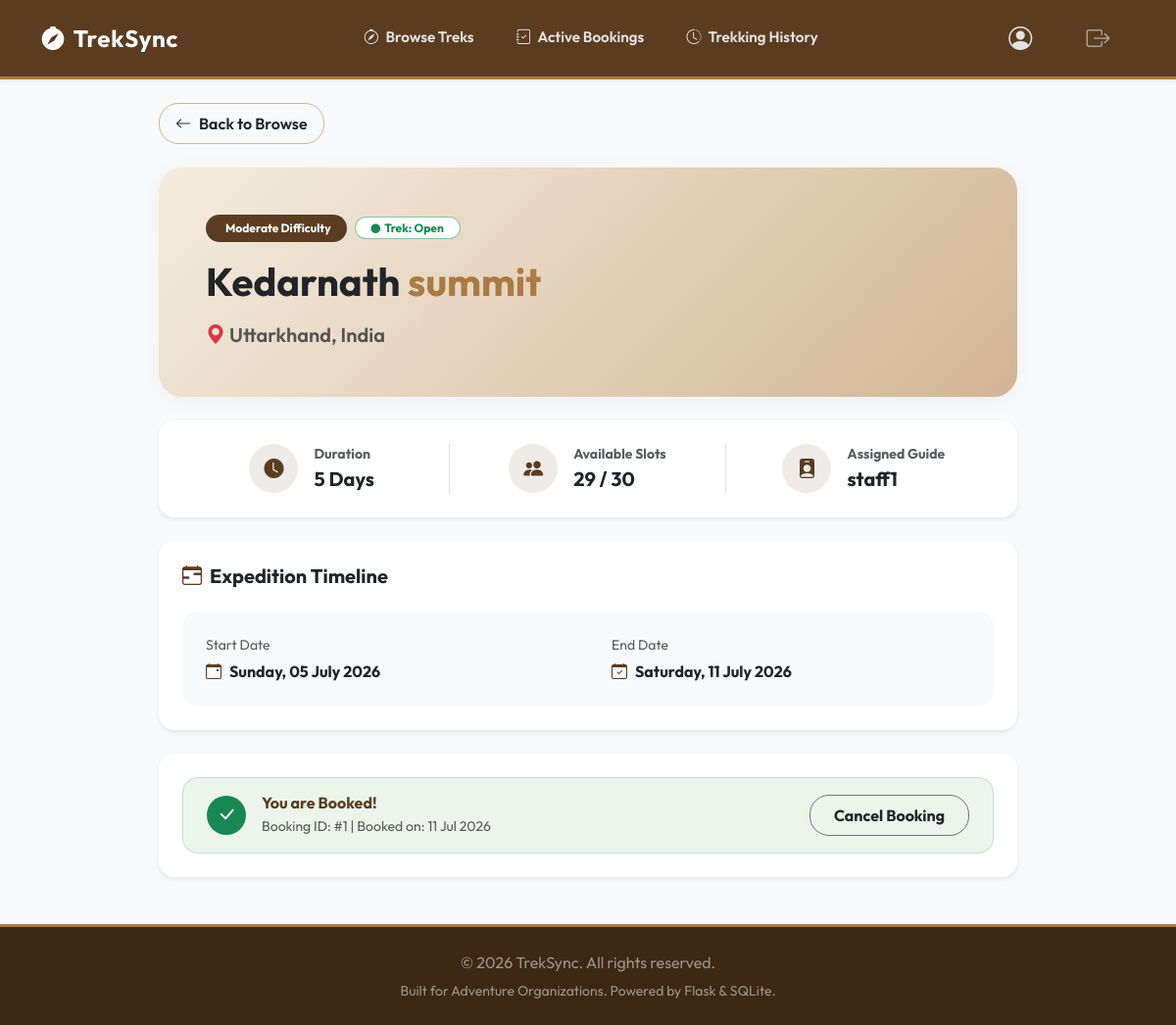
Page /trekker/trek/1 (signed in) on the earlier database version.
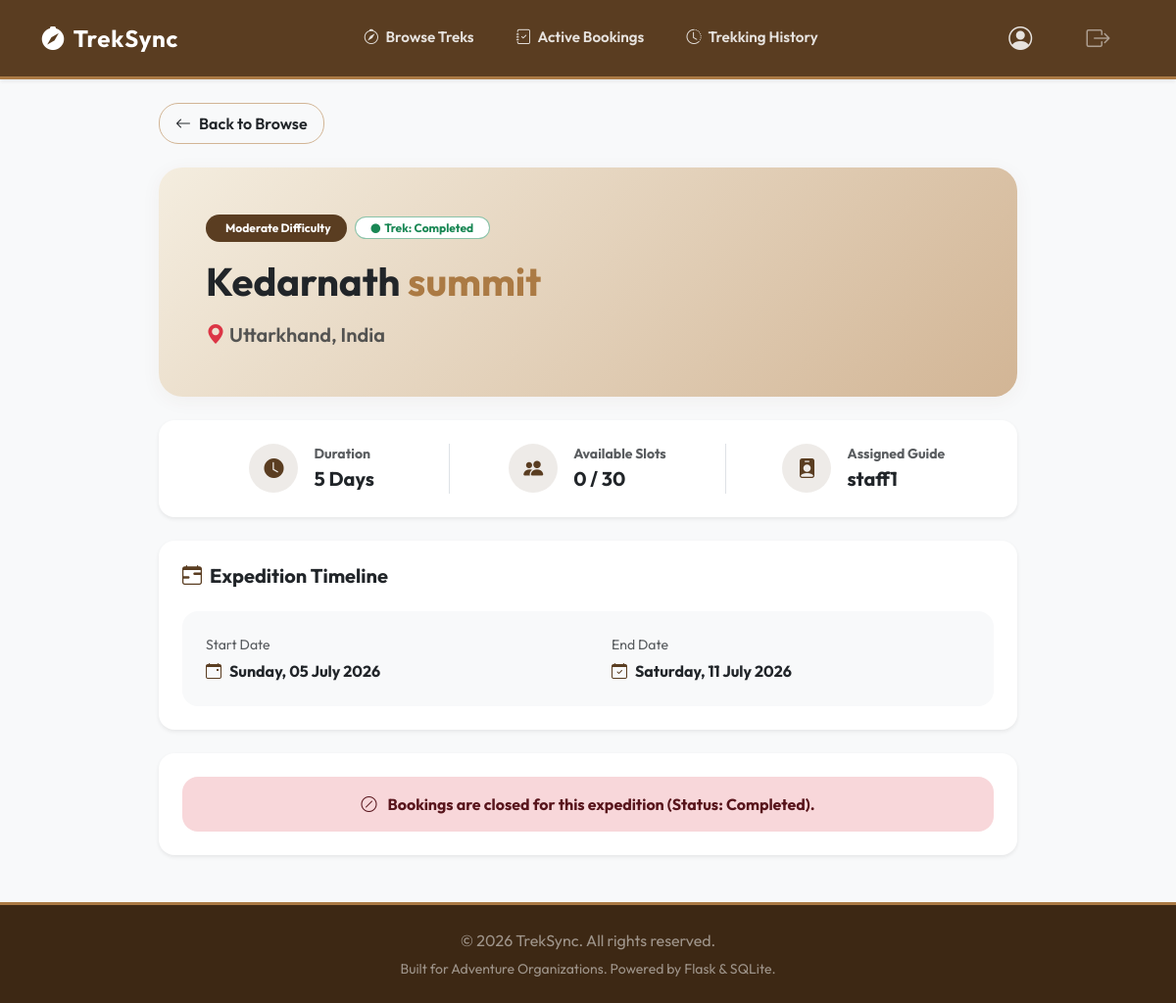
Same page on the later database version.
### models.py (models this page shows, shortened)
class Trek(db.Model):
    __tablename__ = 'trek'
    id = db.Column(db.Integer, primary_key=True)
    name = db.Column(db.String(100), nullable=False)
    location = db.Column(db.String(100), nullable=False)
    difficulty = db.Column(db.String(20), nullable=False)  # 'Easy', 'Moderate', 'Hard'
    duration = db.Column(db.Integer, nullable=False)  # in days
    max_slots = db.Column(db.Integer, nullable=False)
    available_slots = db.Column(db.Integer, nullable=False)
    staff_id = db.Column(db.Integer, db.ForeignKey('user.id'), nullable=True)  # Assigned staff
    status = db.Column(db.String(20), default='Pending')  # 'Pending', 'Approved', 'Open', 'Closed', 'Completed'
    start_date = db.Column(db.Date, nullable=False)
    end_date = db.Column(db.Date, nullable=False)
    staff = db.relationship('User', back_populates='assigned_treks', foreign_keys=[staff_id])
    bookings = db.relationship('Booking', back_populates='trek', cascade="all, delete-orphan")

class Booking(db.Model):
    __tablename__ = 'booking'
    id = db.Column(db.Integer, primary_key=True)
    user_id = db.Column(db.Integer, db.ForeignKey('user.id'), nullable=False)
    trek_id = db.Column(db.Integer, db.ForeignKey('trek.id'), nullable=False)
    booking_date = db.Column(db.DateTime, default=datetime.utcnow)
    status = db.Column(db.String(20), default='Booked')  # 'Booked', 'Cancelled', 'Completed'
    user = db.relationship('User', back_populates='bookings')
    trek = db.relationship('Trek', back_populates='bookings')

### app.py (the view)
@app.route('/trekker/trek/<int:trek_id>')
@login_required
def trekker_trek_detail(trek_id):
    if current_user.role != 'trekker':
        flash('Access denied.', 'error')
        return redirect(url_for('home'))
    trek = Trek.query.get_or_404(trek_id)
    active_booking = Booking.query.filter_by(user_id=current_user.id, trek_id=trek.id, status='Booked').first()
    return render_template('trekker/trek_detail.html', trek=trek, active_booking=active_booking)

### app.py (called while the page is built)
@login_manager.user_loader
def load_user(user_id):
    return User.query.get(int(user_id))

### templates/trekker/trek_detail.html (shortened to what the changed rows need)
{% extends "base.html" %}
{% block content %}
<div class="container" style="max-width: 900px;">
    <div class="card detail-banner-card border-0 mb-4 position-relative">
        <div class="card-body p-4 p-md-5 position-relative" style="z-index: 2; max-width: 55%;">
            <div class="d-flex align-items-center flex-wrap gap-2 mb-3">
                <span class="badge py-2 px-3 fw-bold rounded-pill text-white" style="background-color: var(--primary-color) !important;">
                    {{ trek.difficulty }} Difficulty
                </span>
                <span class="badge bg-white text-success border border-success border-opacity-50 py-1.5 px-3 fw-bold rounded-pill font-size-sm">
                    <i class="bi bi-circle-fill text-success me-1" style="font-size: 0.6rem;"></i>Trek: {{ trek.status }}
                </span>
            </div>
            {% set name_parts = trek.name.split(' ') %}
            {% if name_parts|length > 1 %}
                <h1 class="display-6 fw-bold mb-3 text-dark">
                    {{ name_parts[:-1]|join(' ') }} <span class="text-accent">{{ name_parts[-1] }}</span>
                </h1>
            {% else %}
                <h1 class="display-6 fw-bold mb-3 text-dark">{{ trek.name }}</h1>
            {% endif %}
            <p class="lead mb-0 text-muted fw-semibold">
                <i class="bi bi-geo-alt-fill text-danger me-1"></i>{{ trek.location }}
            </p>
        </div>
    </div>
    <div class="card border-0 shadow-sm mb-4 bg-white">
        <div class="card-body p-4">
            <div class="row g-3 text-center align-items-center">
                <div class="col-md-4 border-end">
                    <div class="d-flex align-items-center justify-content-center gap-3">
                        <div class="text-start">
                            <small class="text-muted d-block uppercase font-size-xs fw-bold">Duration</small>
                            <span class="fs-5 fw-bold text-dark">{{ trek.duration }} Days</span>
                        </div>
                    </div>
                </div>
                <div class="col-md-4 border-end">
                    <div class="d-flex align-items-center justify-content-center gap-3">
                        <div class="text-start">
                            <small class="text-muted d-block uppercase font-size-xs fw-bold">Available Slots</small>
                            <span class="fs-5 fw-bold text-dark">{{ trek.available_slots }} / {{ trek.max_slots }}</span>
                        </div>
                    </div>
                </div>
            </div>
        </div>
    </div>
    <div class="card border-0 shadow-sm mb-4 bg-white">
        <div class="card-body p-4">
            <div class="bg-light p-4 rounded-4">
                <div class="row g-3 text-center text-md-start">
                    <div class="col-md-6 border-end-md">
                        <small class="text-muted d-block mb-1">Start Date</small>
                        <strong class="fs-6 text-dark d-inline-flex align-items-center gap-2">
                            <i class="bi bi-calendar-event text-success" style="color: var(--primary-color) !important;"></i>{{ trek.start_date.strftime('%A, %d %B %Y') }}
                        </strong>
                    </div>
                    <div class="col-md-6 ps-md-4">
                        <small class="text-muted d-block mb-1">End Date</small>
                        <strong class="fs-6 text-dark d-inline-flex align-items-center gap-2">
                            <i class="bi bi-calendar-check text-success" style="color: var(--primary-color) !important;"></i>{{ trek.end_date.strftime('%A, %d %B %Y') }}
                        </strong>
                    </div>
                </div>
            </div>
        </div>
    </div>
    <div class="card border-0 shadow-sm bg-white overflow-hidden mb-4">
        <div class="card-body p-4">
            {% if active_booking %}
                <div class="alert alert-success border-0 py-3 px-4 mb-0 rounded-4 d-flex align-items-center justify-content-between flex-wrap gap-3" style="background-color: #ebf5eb !important; border: 1px solid rgba(40, 167, 69, 0.2) !important; color: #1e4620 !important;">
                    <div class="d-flex align-items-center gap-3">
                        <div class="bg-success text-white rounded-circle p-2 d-inline-flex justify-content-center align-items-center" style="width: 40px; height: 40px;">
                            <i class="bi bi-check-lg fs-5"></i>
                        </div>
                        <div>
                            <h6 class="fw-bold mb-1">You are Booked!</h6>
                            <p class="mb-0 small text-muted">Booking ID: #{{ active_booking.id }} | Booked on: {{ active_booking.booking_date.strftime('%d %b %Y') }}</p>
                        </div>
                    </div>
                    {% if trek.status == 'Open' %}
                        <form action="{{ url_for('trekker_cancel_booking', booking_id=active_booking.id) }}" method="POST"
                              onsubmit="return confirm('Cancel this booking?');" class="mb-0">
                            <button type="submit" class="btn btn-outline-tan text-dark border-secondary px-4 py-2 fw-bold">Cancel Booking</button>
                        </form>
                    {% endif %}
                </div>
            {% else %}
                {% if trek.status == 'Open' %}
                    {% if trek.available_slots > 0 %}
                        <form action="{{ url_for('trekker_book_trek', trek_id=trek.id) }}" method="POST" class="mb-0">
                            <button type="submit" class="btn btn-primary-custom w-100 py-3 fw-bold fs-5 shadow-sm rounded-pill d-inline-flex justify-content-center align-items-center gap-2">
                                <i class="bi bi-cart-plus me-1"></i> Proceed to Book Trek
                            </button>
                        </form>
                    {% else %}
                        <div class="alert alert-warning text-center border-0 py-3 mb-0 fw-bold rounded-4">
                            <i class="bi bi-exclamation-triangle me-2"></i> This trek is completely sold out!
                        </div>
                    {% endif %}
                {% else %}
                    <div class="alert alert-danger text-center border-0 py-3 mb-0 fw-bold rounded-4">
                        <i class="bi bi-slash-circle me-2"></i> Bookings are closed for this expedition (Status: {{ trek.status }}).
                    </div>
                {% endif %}
            {% endif %}
        </div>
    </div>
</div>
{% endblock %}

Differences in the rows shown:
no longer on this page (row edited): Booking: id "1", booking_date "11 Jul 2026"
changed Trek "Uttarkhand, India": status "Open" → "Completed"; available_slots "29" → "0"; status (not shown) → "Completed"
Other differences:
text no longer shown: "You are Booked! Booking ID: # | Booked on: Cancel Booking"
text now shown: "Bookings are closed for this expedition (Status: )."
